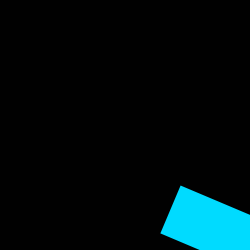
Frame 1 (no input)
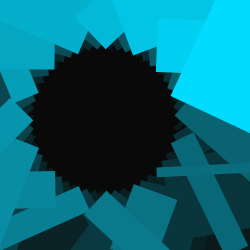
Frame 60 (the mouse pressed at the canvas centre just before this capture)
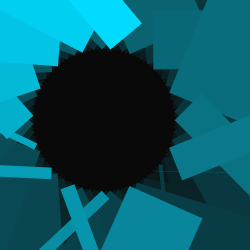
Frame 120 (the mouse held since frame 60 and released just before this capture)

The Processing sketch that drew these frames (run headless with seeded random() and noise(); from frame 60 on, the mouse is pressed at the canvas centre):

// Processing sketch: processing_19773
// ── processing_19773.pde

float x;
float angle = 0.0; 
void setup(){
size(250, 250);
background(0);
smooth();

}
void draw(){
 noStroke();
fill(10, 15); 
rect(0, 0, 250, 250); 
fill(255); 
x= x+4.0;
translate (x, 20);
angle = angle + 0.4; 
translate(150, 100); 
rotate(angle); 
fill(#00DBFF);
rect(50, 50, random(250), random(200)); 
if (x>250);{
  x=-50;
}
}
